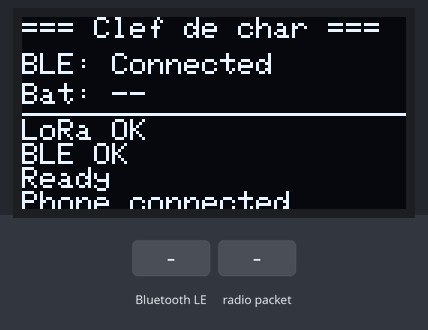
Recording of a sketch running on a simulated ESP32. Parts: 128×64 one-colour display. Inputs (shaded band) come from the test bench. No radio packets arrive unless stated; nothing arrives over Bluetooth unless stated; a phone connects over Bluetooth LE 3 s after start; what the sketch prints to the serial monitor is not drawn.

Above: at 3.7 s.
3.8 s: Bluetooth LE write "LOCK" received
At 5.1 s:
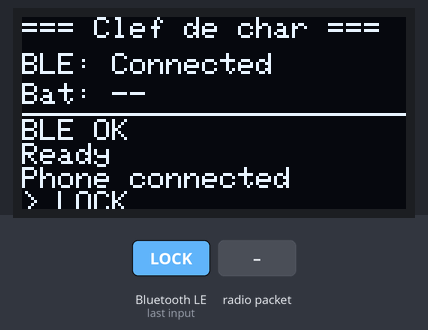
5.4 s: radio packet "ACK:" arrives
At 6.5 s:
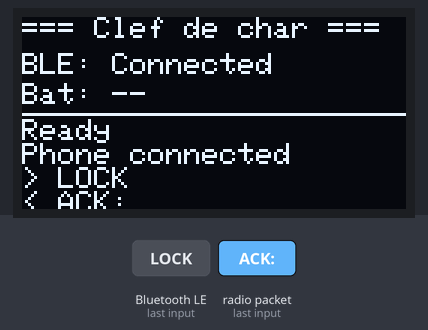
6.9 s: Bluetooth LE write "UNLOCK" received
At 7.7 s:
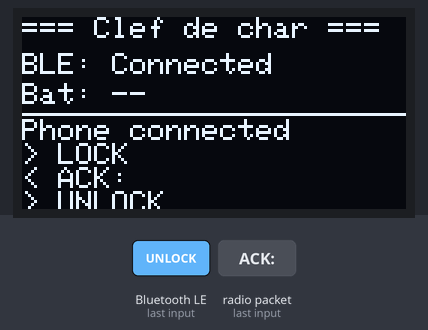
8.5 s: radio packet "GPS:" arrives
At 8.9 s:
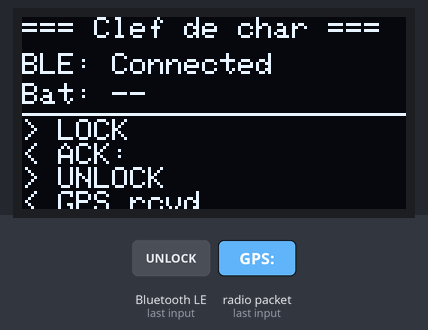
10.0 s: Bluetooth LE write "CLIMATE" received
At 11.2 s:
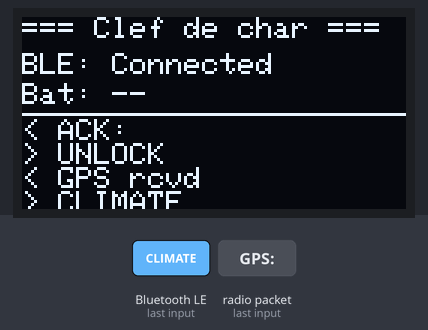
11.6 s: radio packet "GPS:" arrives
At 12.5 s:
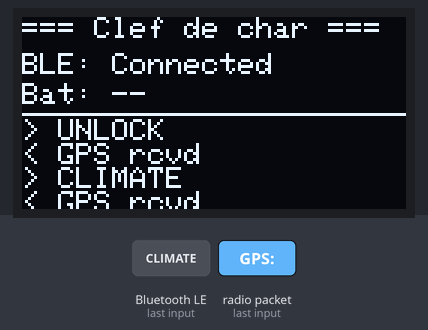
Timing chart, 0 to 14.1 s (numbered marks = the images above; inputs shaded):
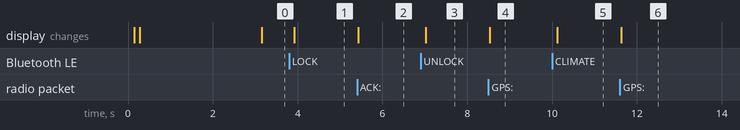

The sketch:

Handheld.ino
```cpp
#include <SPI.h>
#include <LoRa.h>
#include <BLEDevice.h>
#include <BLEServer.h>
#include <BLEUtils.h>
#include <BLE2902.h>
#include "esp_wifi.h"
#include <Wire.h>
#include <Adafruit_GFX.h>
#include <Adafruit_SSD1306.h>

// LoRa pins for T3 v1.6
#define SCK     5
#define MISO    19
#define MOSI    27
#define SS      18
#define RST     23
#define DIO0    26

// OLED
#define OLED_SDA    21
#define OLED_SCL    22
#define OLED_RST    -1
#define OLED_ADDR   0x3C
#define SCREEN_W    128
#define SCREEN_H    64
Adafruit_SSD1306 display(SCREEN_W, SCREEN_H, &Wire, OLED_RST);

// Battery
#define BAT_PIN     35
#define BAT_SAMPLES 10

// Settings
#define LORA_FREQ     915E6
#define LORA_SYNC     0xF3
#define SECRET        "qQXR79UCb4*r"
#define ACK_WAIT_MS   10000
#define BAT_REPORT_MS 300000  // 5 minutes

// BLE UUIDs
#define SERVICE_UUID        "6E400001-B5A3-F393-E0A9-E50E24DCCA9E"
#define CHARACTERISTIC_UUID "6E400002-B5A3-F393-E0A9-E50E24DCCA9E"
#define NOTIFY_UUID         "6E400003-B5A3-F393-E0A9-E50E24DCCA9E"

bool deviceConnected    = false;
bool loRaPending        = false;
bool sendBatPending     = false;
unsigned long batSendTime = 0;
String pendingLoRaCmd   = "";
BLECharacteristic* pNotifyCharacteristic = nullptr;
BLEServer* pServer = nullptr;

// ── Display ───────────────────────────────────────────────
String statusLines[4] = {"", "", "", ""};
int batPct = -1;
String bleStatus = "Advertising";

void displayUpdate() {
  display.clearDisplay();
  display.setTextSize(1);
  display.setTextColor(SSD1306_WHITE);

  // Header
  display.setCursor(0, 0);
  display.println("=== Clef de char ===");

  // BLE status
  display.setCursor(0, 12);
  display.print("BLE: ");
  display.println(bleStatus);

  // Battery
  display.setCursor(0, 22);
  display.print("Bat: ");
  if (batPct >= 0) {
    display.print(batPct);
    display.println("%");
  } else {
    display.println("--");
  }

  // Divider
  display.drawLine(0, 32, 128, 32, SSD1306_WHITE);

  // Status log — last 4 lines
  for (int i = 0; i < 4; i++) {
    display.setCursor(0, 34 + i * 8);
    display.println(statusLines[i]);
  }

  display.display();
}

void addStatus(String msg) {
  // Scroll lines up
  statusLines[0] = statusLines[1];
  statusLines[1] = statusLines[2];
  statusLines[2] = statusLines[3];
  statusLines[3] = msg;
  Serial.println(msg);
  displayUpdate();
}

// ── Battery ───────────────────────────────────────────────
float readBatteryVoltage() {
  long sum = 0;
  for (int i = 0; i < BAT_SAMPLES; i++) {
    sum += analogRead(BAT_PIN);
    delay(10);
  }
  float avg = sum / BAT_SAMPLES;
  return (avg / 4095.0) * 2.0 * 3.9 * 1.1;
}

int batteryPercent() {
  float v = readBatteryVoltage();
  int pct = (int)((v - 3.0) / (4.2 - 3.0) * 100);
  if (pct > 100) pct = 100;
  if (pct < 0)   pct = 0;
  return pct;
}

// ── BLE ──────────────────────────────────────────────────
void sendBLE(String msg) {
  if (!deviceConnected || !pNotifyCharacteristic) return;
  pNotifyCharacteristic->setValue(msg.c_str());
  pNotifyCharacteristic->notify();
}

void sendBatteryLevel() {
  batPct = batteryPercent();
  String batMsg = "BAT:" + String(batPct);
  sendBLE(batMsg);
  addStatus("Bat: " + String(batPct) + "%");
  displayUpdate();
}

// ── LoRa ─────────────────────────────────────────────────
void sendLoRa(String cmd) {
  LoRa.idle();
  delay(10);

  String fullMsg = SECRET + cmd;
  LoRa.beginPacket();
  LoRa.print(fullMsg);
  LoRa.endPacket();
  addStatus("> " + cmd);

  LoRa.receive();
  unsigned long waitStart = millis();
  while (millis() - waitStart < ACK_WAIT_MS) {
    int packetSize = LoRa.parsePacket();
    if (packetSize) {
      String msg = "";
      while (LoRa.available())
        msg += (char)LoRa.read();
      if (msg.startsWith("ACK:")) {
        String ack = msg.substring(4);
        addStatus("< ACK:" + ack);
        sendBLE(msg);
      } else if (msg.startsWith("GPS:")) {
        addStatus("< GPS rcvd");
        sendBLE(msg);
      }
      break;
    }
  }

  LoRa.sleep();
}

// ── BLE callbacks ─────────────────────────────────────────
class ServerCallbacks : public BLEServerCallbacks {
  void onConnect(BLEServer* pServer) {
    deviceConnected = true;
    bleStatus = "Connected";
    addStatus("Phone connected");
    BLEDevice::startAdvertising();
  }
  void onDisconnect(BLEServer* pServer) {
    deviceConnected  = false;
    sendBatPending   = false;
    bleStatus = "Advertising";
    addStatus("Disconnected");
    delay(500);
    BLEDevice::startAdvertising();
  }
};

class CommandCallbacks : public BLECharacteristicCallbacks {
  void onWrite(BLECharacteristic* pCharacteristic) {
    String cmd = pCharacteristic->getValue().c_str();
    cmd.trim();
    pCharacteristic->setValue("");

    if      (cmd == "LOCK")    { pendingLoRaCmd = "LOCK";    loRaPending = true; }
    else if (cmd == "UNLOCK")  { pendingLoRaCmd = "UNLOCK";  loRaPending = true; }
    else if (cmd == "CLIMATE") { pendingLoRaCmd = "CLIMATE"; loRaPending = true; }
    else if (cmd == "WHERE")   { pendingLoRaCmd = "WHERE";   loRaPending = true; }
    else if (cmd == "PING")    { /* silent */ }
    else if (cmd == "BAT") {
      sendBatPending = true;
      batSendTime    = millis();
    }
  }
};

void initBLE() {
  BLEDevice::init("CarRemote");
  pServer = BLEDevice::createServer();
  pServer->setCallbacks(new ServerCallbacks());

  // Device Information Service — required for stable iOS connection
  BLEService* pInfoService = pServer->createService((uint16_t)0x180A);

  BLECharacteristic* pManufacturer = pInfoService->createCharacteristic(
    (uint16_t)0x2A29,
    BLECharacteristic::PROPERTY_READ
  );
  pManufacturer->setValue("Espressif");

  BLECharacteristic* pModel = pInfoService->createCharacteristic(
    (uint16_t)0x2A24,
    BLECharacteristic::PROPERTY_READ
  );
  pModel->setValue("CarRemote");

  BLECharacteristic* pFirmware = pInfoService->createCharacteristic(
    (uint16_t)0x2A26,
    BLECharacteristic::PROPERTY_READ
  );
  pFirmware->setValue("1.0");

  BLECharacteristic* pSerial = pInfoService->createCharacteristic(
    (uint16_t)0x2A25,
    BLECharacteristic::PROPERTY_READ
  );
  pSerial->setValue("001");

  pInfoService->start();

  // Main UART Service
  BLEService* pService = pServer->createService(SERVICE_UUID);

  BLECharacteristic* pWriteCharacteristic = pService->createCharacteristic(
    CHARACTERISTIC_UUID,
    BLECharacteristic::PROPERTY_WRITE | BLECharacteristic::PROPERTY_WRITE_NR
  );
  pWriteCharacteristic->setCallbacks(new CommandCallbacks());

  pNotifyCharacteristic = pService->createCharacteristic(
    NOTIFY_UUID,
    BLECharacteristic::PROPERTY_NOTIFY
  );
  pNotifyCharacteristic->addDescriptor(new BLE2902());

  pService->start();

  // Advertising
  BLEAdvertising* pAdvertising = BLEDevice::getAdvertising();
  pAdvertising->addServiceUUID(SERVICE_UUID);
  pAdvertising->addServiceUUID((uint16_t)0x180A);
  pAdvertising->setScanResponse(true);
  pAdvertising->setMinPreferred(0x06);
  pAdvertising->setMinPreferred(0x12);
  pAdvertising->setMinInterval(1600);
  pAdvertising->setMaxInterval(3200);
  pAdvertising->start();
}

void initLoRa() {
  SPI.begin(SCK, MISO, MOSI, SS);
  LoRa.setPins(SS, RST, DIO0);

  if (!LoRa.begin(LORA_FREQ)) {
    addStatus("LoRa FAILED");
    while (1);
  }

  LoRa.setSyncWord(LORA_SYNC);
  LoRa.setSpreadingFactor(10);
  LoRa.setSignalBandwidth(125E3);
  LoRa.setCodingRate4(5);
  LoRa.setTxPower(20);
  LoRa.sleep();
}

void initDisplay() {
  Wire.begin(OLED_SDA, OLED_SCL);
  if (!display.begin(SSD1306_SWITCHCAPVCC, OLED_ADDR)) {
    Serial.println("OLED init failed");
    while (1);
  }
  display.clearDisplay();
  display.display();
}

void setup() {
  Serial.begin(115200);
  pinMode(BAT_PIN, INPUT);
  analogSetAttenuation(ADC_11db);

  // Disable WiFi
  esp_wifi_stop();
  esp_wifi_deinit();

  initDisplay();
  addStatus("Starting...");

  initLoRa();
  addStatus("LoRa OK");

  initBLE();
  addStatus("BLE OK");

  delay(100);
  LoRa.sleep();

  addStatus("Ready");
}

void loop() {
  // Send battery after request
  if (sendBatPending && millis() - batSendTime >= 1500) {
    sendBatPending = false;
    sendBatteryLevel();
  }

  // Handle pending LoRa transmission
  if (loRaPending) {
    loRaPending = false;
    sendLoRa(pendingLoRaCmd);
  }

  // Send battery every 5 minutes
  static unsigned long lastBatReport = 0;
  if (millis() - lastBatReport >= BAT_REPORT_MS) {
    lastBatReport = millis();
    sendBatteryLevel();
  }
}
```

Measured:
- after the input at 3.8 s, the display: changes after 0.12 s (image 1)
- after the input at 5.4 s, the display: changes at once (image 2)
- after the input at 6.9 s, the display: changes after 0.12 s (image 3)
- after the input at 8.5 s, the display: changes at once (image 4)
- after the input at 10.0 s, the display: changes after 0.12 s (image 5)
- after the input at 11.6 s, the display: changes at once (image 6)
